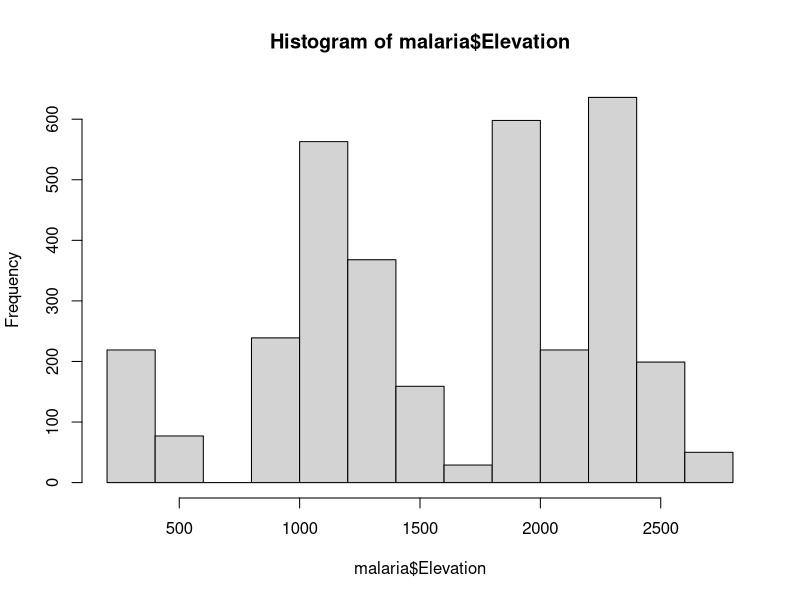

Write the R code that produced this figure. (Note: this script raises an error after producing the figure.)
## ---- chunk 1
knitr::opts_chunk$set(echo = TRUE)
library(readxl)
library(tidyverse)
## ---- chunk 2
malaria <- read_excel("MalariaSampling_MasterFile_Sept23.xlsx")

# Rename long variables
malaria <- malaria %>% rename(screened_l = `Screened for Leuco`,
                              screened_h = `Screened for HAEM`,
                              screened_p = `Screened for Plas`,
                              positive_l = `Positive=1...21`,
                              positive_h = `Positive=1...27`,
                              positive_p = `Positive=1...33`,
                              posdesig_l = `Pos Designation...22`,
                              posdesig_h = `Pos Designation...28`,
                              posdesig_p = `Pos Designation...34`)

# Change elevation variable to numeric
malaria$Elevation <- str_remove_all(malaria$Elevation, "m")
malaria$Elevation <- as.numeric(malaria$Elevation)
## ---- chunk 3
table(malaria$Country)
table(malaria$District)
hist(malaria$Elevation)
## ---- chunk 4
total_n <- 3418

# Leucocytozoon
sum(malaria$screened_l == "Yes")   # How many screened
sum(malaria$positive_l, na.rm = T) # How many positive 
sum(malaria$posdesig_l == 2 | malaria$posdesig_l == 3, na.rm = T)  # Co-infections
(p_L <- 198 / 749)
n_L <- 749
ci_L.lower <- p_L - qnorm(0.975) * sqrt((p_L * (1 - p_L)) / n_L)
ci_L.upper <- p_L + qnorm(0.975) * sqrt((p_L * (1 - p_L)) / n_L)
cat("95% confidence interval: [", round(c(ci_L.lower, ci_L.upper)*100, 2), "]")

# Haemocrodius
sum(malaria$screened_h == "Yes")   # How many screened
sum(malaria$positive_h, na.rm = T) # How many positive 
sum(malaria$posdesig_h == 2 | malaria$posdesig_h == 3, na.rm = T)  # Co-infections
(p_H <- 51 / 348)
n_H <- 348
ci_H.lower <- p_H - qnorm(0.975) * sqrt((p_H * (1 - p_H)) / n_H)
ci_H.upper <- p_H + qnorm(0.975) * sqrt((p_H * (1 - p_H)) / n_H)
cat("95% confidence interval: [", round(c(ci_H.lower, ci_H.upper)*100, 2), "]")

# Plasmodium
sum(malaria$screened_p == "Yes")   # How many screened
sum(malaria$positive_p, na.rm = T) # How many positive 
sum(malaria$posdesig_p == 2 | malaria$posdesig_p == 3, na.rm = T)  # Co-infections
(p_P <- 166 / 761)
n_P <- 348
ci_P.lower <- p_P - qnorm(0.975) * sqrt((p_P * (1 - p_P)) / n_P)
ci_P.upper <- p_P + qnorm(0.975) * sqrt((p_P * (1 - p_P)) / n_P)
cat("95% confidence interval: [", round(c(ci_P.lower, ci_P.upper)*100, 2), "]")
## ---- chunk 5
total_n <- 3418

# Leucocytozoon
num_screened_l <- sum(malaria$screened_l == "Yes")   # How many screened
sum(malaria$posdesig_l == 2 | malaria$posdesig_l == 3, na.rm = T)  # Co-infections
(p2_L <- 198 / num_screened_l)
ci2_L.lower <- p2_L - qnorm(0.975) * sqrt((p2_L * (1 - p2_L)) / num_screened_l)
ci2_L.upper <- p2_L + qnorm(0.975) * sqrt((p2_L * (1 - p2_L)) / num_screened_l)
cat("95% confidence interval: [", round(c(ci2_L.lower, ci2_L.upper)*100, 2), "]")

# Haemocrodius
sum(malaria$posdesig_h == 2 | malaria$posdesig_h == 3, na.rm = T)  # Co-infections
(p2_H <- 51 / total_n)
ci2_H.lower <- p2_H - qnorm(0.975) * sqrt((p2_H * (1 - p2_H)) / total_n)
ci2_H.upper <- p2_H + qnorm(0.975) * sqrt((p2_H * (1 - p2_H)) / total_n)
cat("95% confidence interval: [", round(c(ci2_H.lower, ci2_H.upper)*100, 2), "]")

# Plasmodium
sum(malaria$posdesig_p == 2 | malaria$posdesig_p == 3, na.rm = T)  # Co-infections
(p2_P <- 166 / total_n)
ci2_P.lower <- p2_P - qnorm(0.975) * sqrt((p2_P * (1 - p2_P)) / total_n)
ci2_P.upper <- p2_P + qnorm(0.975) * sqrt((p2_P * (1 - p2_P)) / total_n)
cat("95% confidence interval: [", round(c(ci2_P.lower, ci2_P.upper)*100, 2), "]")
## ---- chunk 6
total_n <- 3418

# Leucocytozoon
sum(malaria$screened_l == "Yes")   # How many screened
sum(malaria$positive_l, na.rm = T) # How many positive 
sum(malaria$posdesig_l == 2 | malaria$posdesig_l == 3, na.rm = T)  # Co-infections
(p_L <- 198 / 749)
n_L <- 749
ci_L.lower <- p_L - qnorm(0.975) * sqrt((p_L * (1 - p_L)) / n_L)
ci_L.upper <- p_L + qnorm(0.975) * sqrt((p_L * (1 - p_L)) / n_L)
cat("95% confidence interval: [", round(c(ci_L.lower, ci_L.upper)*100, 2), "]")

# Haemocrodius
sum(malaria$screened_h == "Yes")   # How many screened
sum(malaria$positive_h, na.rm = T) # How many positive 
sum(malaria$posdesig_h == 2 | malaria$posdesig_h == 3, na.rm = T)  # Co-infections
(p_H <- 51 / 348)
n_H <- 348
ci_H.lower <- p_H - qnorm(0.975) * sqrt((p_H * (1 - p_H)) / n_H)
ci_H.upper <- p_H + qnorm(0.975) * sqrt((p_H * (1 - p_H)) / n_H)
cat("95% confidence interval: [", round(c(ci_H.lower, ci_H.upper)*100, 2), "]")

# Plasmodium
sum(malaria$screened_p == "Yes")   # How many screened
sum(malaria$positive_p, na.rm = T) # How many positive 
sum(malaria$posdesig_p == 2 | malaria$posdesig_p == 3, na.rm = T)  # Co-infections
(p_P <- 166 / 761)
n_P <- 348
ci_P.lower <- p_P - qnorm(0.975) * sqrt((p_P * (1 - p_P)) / n_P)
ci_P.upper <- p_P + qnorm(0.975) * sqrt((p_P * (1 - p_P)) / n_P)
cat("95% confidence interval: [", round(c(ci_P.lower, ci_P.upper)*100, 2), "]")
## ---- chunk 7
sum(malaria$positive_l == 1 | malaria$positive_h == 1 | malaria$positive_p == 1, na.rm = T)
sum((malaria$positive_l == 1 & malaria$positive_h == 1) | 
    (malaria$positive_l == 1 & malaria$positive_p == 1) |
    (malaria$positive_h == 1 & malaria$positive_p == 1), na.rm = T)
p3 <- 306 / 1540
ci3.lower <- p3 - qnorm(0.975) * sqrt((p3 * (1 - p3)) / screened_all)
ci3.upper <- p3 + qnorm(0.975) * sqrt((p3 * (1 - p3)) / screened_all)
cat("95% confidence interval: [", round(c(ci3.lower, ci3.upper)*100, 2), "]")
## ---- chunk 8
screened_all <- 3086
sum(malaria$posdesig_l == 4 | malaria$posdesig_h == 4 | malaria$posdesig_p == 4, na.rm = T)
p4 <- 77 / screened_all
ci4.lower <- p4 - qnorm(0.975) * sqrt((p4 * (1 - p4)) / screened_all)
ci4.upper <- p4 + qnorm(0.975) * sqrt((p4 * (1 - p4)) / screened_all)
cat("95% confidence interval: [", round(c(ci4.lower, ci4.upper)*100, 2), "]")
## ---- chunk 9
length(unique(malaria$Host_family))
length(unique(malaria$Host_genus))
length(unique(malaria$Host_species))

malaria %>% group_by(Host_family) %>% summarize(Count = n()) %>% arrange(desc(Count))
malaria %>% group_by(Host_genus) %>% summarize(Count = n()) %>% arrange(desc(Count))
malaria %>% group_by(Host_species) %>% summarize(Count = n()) %>% arrange(desc(Count))
## ---- chunk 10

